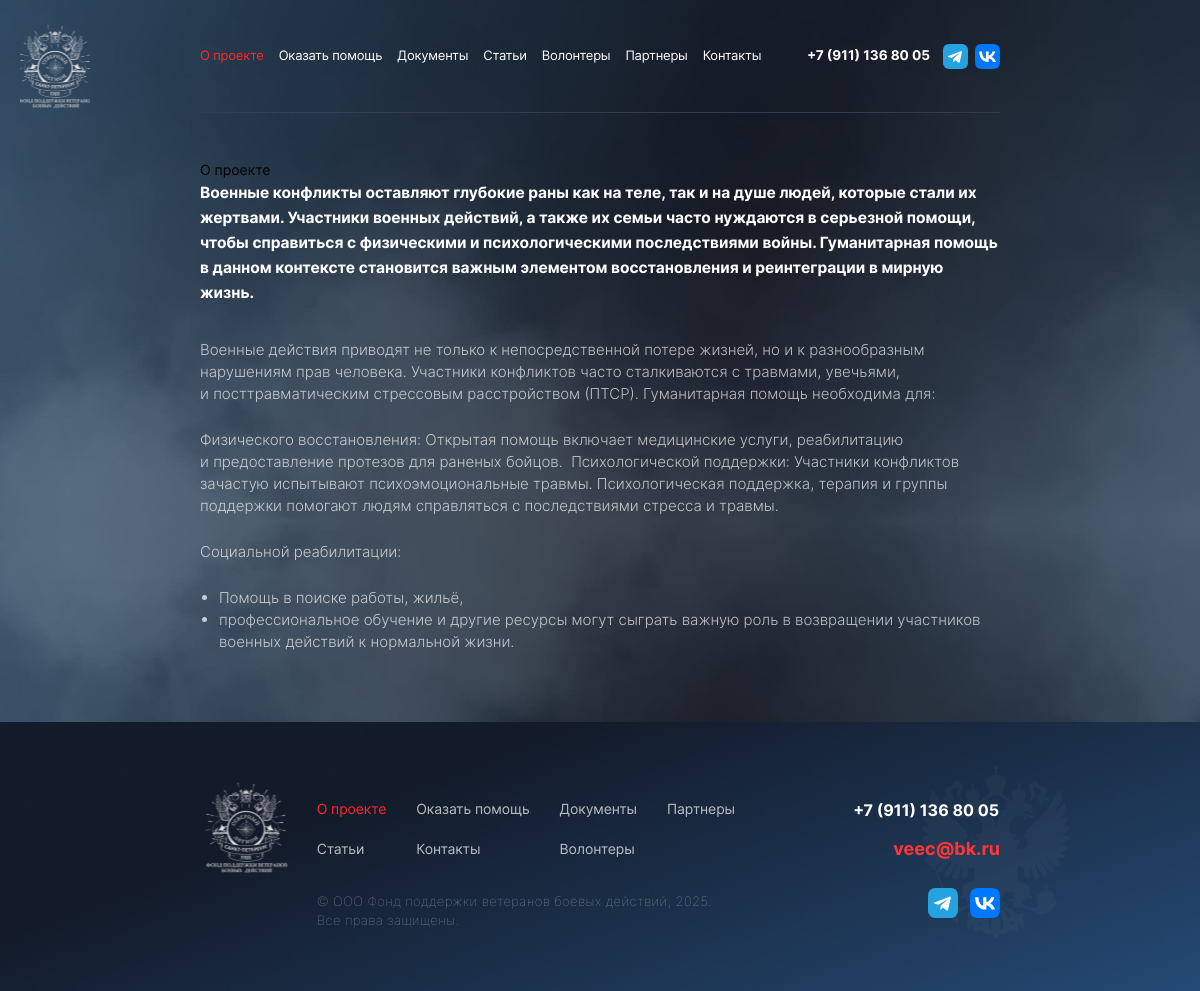
The page /o-proekte on the database its author committed.
### tables this page shows
CREATE TABLE `settings` (
  `id` bigint(20) UNSIGNED NOT NULL,
  `title` varchar(255) DEFAULT NULL,
  `email` varchar(255) DEFAULT NULL,
  `email_send` varchar(255) DEFAULT NULL,
  `phone` varchar(255) DEFAULT NULL,
  `phone2` varchar(255) DEFAULT NULL,
  `address` varchar(255) DEFAULT NULL,
  `logo` varchar(255) DEFAULT NULL,
  `logo2` varchar(100) DEFAULT NULL,
  `soc1` varchar(255) DEFAULT NULL,
  `soc2` varchar(255) DEFAULT NULL,
  `soc_name1` varchar(255) DEFAULT NULL,
  `soc_name2` varchar(255) DEFAULT NULL,
  `copy` varchar(255) DEFAULT NULL,
  `copy2` varchar(255) DEFAULT NULL,
  `image` varchar(100) DEFAULT NULL,
  `image2` varchar(100) DEFAULT NULL,
  `image3` varchar(100) DEFAULT NULL,
  `link` varchar(500) DEFAULT NULL,
  `link2` varchar(500) DEFAULT NULL,
  `head` varchar(255) DEFAULT NULL,
  `head2` varchar(255) DEFAULT NULL,
  `head3` varchar(255) DEFAULT NULL,
  `head4` varchar(255) DEFAULT NULL,
  `head5` varchar(255) DEFAULT NULL,
  `head6` varchar(255) DEFAULT NULL,
  `head7` varchar(255) DEFAULT NULL,
  `head8` varchar(255) DEFAULT NULL,
  `head9` varchar(255) DEFAULT NULL,
  `head10` varchar(255) DEFAULT NULL,
  `head11` varchar(255) DEFAULT NULL,
  `head12` varchar(255) DEFAULT NULL,
  `short` text
);

CREATE TABLE `pages` (
  `id` int(11) NOT NULL,
  `name` varchar(255) DEFAULT NULL,
  `url` varchar(255) DEFAULT NULL,
  `parent` int(11) DEFAULT '0',
  `show` int(1) DEFAULT NULL,
  `menu` tinyint(1) DEFAULT '0',
  `menu_footer` tinyint(1) DEFAULT '0',
  `rate` int(11) DEFAULT NULL,
  `rate_footer` int(11) DEFAULT NULL,
  `image` varchar(100) DEFAULT NULL,
  `file` varchar(100) DEFAULT NULL,
  `text` longtext,
  `short` varchar(500) DEFAULT NULL
);

### app/Controllers/PageController.php (called while the page is built, shortened)
<?php
class PageController extends Controller {
    protected function handle(...$params) {
        $view = $this->view;
        $url = $params[0];
        $page = Page::findByUrl($url, true);
        if (!empty($page)) {
            $view->page = $page;
            $view->body_class = 'body-page';
            $view->edit = Users::edit("pages?edit={$page->id}", $view->edit_seo);
            $breadcrumbs = [];
            $breadcrumbs[] = array('Главная', '/');
            $breadcrumbs[] = array($page->name);
            $view->breadcrumbs = $breadcrumbs;
            $view = Seo::default($view, $page->name);
            switch ($page->id) {
                default: return $view->show('page.php'); break;
            }
        }
        return $view->show('errors/404.php');
    }
}

### app/Router.php (called while the page is built, shortened)
<?php
class Router
{
    private $routes;
    public function __construct()
    {
        $this->routes = (new Config())->data['routes'];
    }
    public static function getURI()
    {
        if (($_SERVER['REQUEST_URI']) != '/') {
            $uri = explode('?', trim($_SERVER['REQUEST_URI'], '/'));
            return $uri[0];
        }
        return $_SERVER['REQUEST_URI'];
    }
    public function run()
    {
        $uri = $this->getURI();
        foreach ($this->routes as $uriPattern => $path) {
            if (preg_match("~^$uriPattern$~", $uri)) {
                $internalRoute = preg_replace("~^$uriPattern$~", $path, $uri);
                $segments = explode('/', $internalRoute);
                $controllerName = 'app\Controllers\\' . ucfirst(array_shift($segments));
                $parameters = $segments;
                $controllerObject = new $controllerName;
                $result = call_user_func_array($controllerObject, $parameters);
                if ($result != null) {
                    return;
                }
            }
        }
    }
}

### index.php (called while the page is built, shortened)
<?php
(new app\Router())->run();

### db.php (called while the page is built)
<?php
return [
    'host' => 'localhost',
    'dbname' => 'fond',
    'user' => 'root',
    'password' => '',
];
?>

### app/Db.php (called while the page is built, shortened)
<?php
class Db
{
    protected $dbh;
    public function __construct()
    {
        $config = (include ROOT . '/db.php');
        $dsn = 'mysql:host=' . $config['host'] . ';dbname=' . $config['dbname'].';charset=UTF8';
        $this->dbh = new \PDO(
            $dsn,
            $config['user'],
            $config['password'],
            [\PDO::ATTR_ERRMODE => \PDO::ERRMODE_WARNING]
        );
        $this->dbh->exec("set names utf8mb4");
    }
    public function query($sql, $data = [], $class = null)
    {
        $sth = $this->dbh->prepare($sql);
        $res = $sth->execute($data);
        return $sth->fetchAll(\PDO::FETCH_CLASS, $class);
    }
}
?>

### app/Model.php (called while the page is built, shortened)
<?php
abstract class Model
{
    public static function findAllShow($order = null, $show = true)
    {
        if(empty($order)) $order = '`rate` DESC, id ASC';
        $and = '';
        if ($show) $and = 'AND `show` = 1';
        $db = new Db();
        $sql = 'SELECT * FROM ' . static::TABLE . ' WHERE 1 '.$and.' ORDER BY '.$order;
        return $db->query(
            $sql,
            [],
            static::class
        );
    }
    public static function findByUrl($url, $show = false)
    {
        $db = new Db();
        $sql = 'SELECT * FROM ' . static::TABLE . ' WHERE `url` = :url';
        if ($show) {
            $sql .= ' AND `show` = 1';
        }
        $sql .= ' LIMIT 1';
        $data = $db->query(
            $sql,
            [':url' => $url],
            static::class
        );
        return $data ? $data[0] : null;
    }
    public static function findById($id)
    {
        $db = new Db();
        $sql = 'SELECT * FROM ' . static::TABLE . ' WHERE id=:id';
        $data = $db->query(
            $sql,
            [':id' => $id],
            static::class
        );
        return $data ? $data[0] : false;
    }
    public static function findWhere($where)
    {
        $db = new Db();
        $sql = 'SELECT * FROM `'.static::TABLE.'` '.$where;
        $data = $db->query($sql,[],static::class);
        return $data ? $data : false;
    }
}

### app/Models/Page.php (called while the page is built, shortened)
<?php
class Page extends Model
{
	public static function getArray() {
		$pages = Page::findAllShow();
		$array = [];
		foreach ($pages AS $page) {
			$id = $page->id;
			$childs = [];
			$page->childs = $childs;
			$array[$id] = $page;
		}
		return $array;
	}
}

### app/Helpers.php (called while the page is built, shortened)
<?php
class Helpers
{
    public static function clearPhone($phone)
    {
        return preg_replace('/[^0-9\+]/', '', $phone);
    }
}

### public/views/page.php (the view, shortened to what this page needs)
<? include_once VIEWS.'/layouts/header.php' ?>
<? $page = $this->page; ?>
<main class="page">
    <div class="container">
        <h1><?= $page->name ?></h1>
        <div class="page-text">
            <div class="texts">
                <?= $page->text ?>
            </div>
        </div>
    </div>
</main>
<? include_once VIEWS.'/layouts/footer.php' ?>

### public/views/layouts/header.php (shortened to what this page needs)
<!DOCTYPE html>
<html lang="ru">
<head>
	<link href="/public/src/css/style.css?<?= time() ?>" rel="stylesheet" />
</head>
<body class="<?= !empty($this->body_class) ? $this->body_class : '' ?>">
	<div class="wrapper">
		<a href="/" class="logo header-logo" style="background: url(<?= $this->settings->logo ?>) no-repeat center center;"></a>
		<header class="header">
			<div class="container">
				<div class="header-menu">
					<nav class="header-nav">
						<? $i = 1; foreach ($this->pages AS $page) : ?>
				            <? if ($page->menu <> 1 || !empty($page->parent) || $i > 7) continue; ?>
							<a href="/<?= $page->url ?>" class="header-nav-item <?= URI == $page->url ? 'active' : '' ?>">
								<?= $page->name ?>
							</a>
				        <? $i++; endforeach; ?>
					</nav>
					<div class="header-info">
						<? if (!empty($this->settings->phone)) : ?>
							<a href="tel:<?= app\Helpers::clearPhone($this->settings->phone) ?>" class="phone"><?= $this->settings->phone ?></a>
						<? endif; ?>
						<? if (!empty($this->settings->soc1)) : ?>
							<a class="soc soc1" href="<?= $this->settings->soc1 ?>" target="_blank" rel="nofollow" title="Наш Telegram"></a>
						<? endif; ?>
						<? if (!empty($this->settings->soc2)) : ?>
							<a class="soc soc2" href="<?= $this->settings->soc2 ?>" target="_blank" rel="nofollow" title="Наш Вконтакте"></a>
						<? endif; ?>
					</div>
				</div>
			</div>
		</header>

### public/views/layouts/footer.php (shortened to what this page needs)
    <footer class="footer">
        <div class="container">
            <a href="/" class="logo" style="background: url(<?= $this->settings->logo ?>) no-repeat center center;"></a>
            <div class="footer-center">
                <div class="footer-menu">
                    <?
                    $count = !empty($this->footer_menu) ? count($this->footer_menu) : 0;
                    $count_columns = ceil($count / 4);
                    ?>
                    <div class="footer-menu-column">
        				<? $i = 1; foreach ($this->footer_menu AS $page) : ?>
        					<a href="/<?= $page->url ?>" class="footer-menu-item <?= URI == $page->url ? 'active' : '' ?>">
                                <?= $page->name ?>
                            </a>
                            <? if ($i % $count_columns == 0) : ?>
                                </div><div class="footer-menu-column">
                            <? endif; ?>
        		        <? $i++; endforeach; ?>
                    </div>
    			</div>
                <div class="footer-copy">© <?= $this->settings->copy ?> <?= date('Y') ?>. <?= $this->settings->copy2 ?></div>
            </div>
            <div class="footer-info">
                <? if (!empty($this->settings->phone)) : ?>
					<a href="tel:<?= app\Helpers::clearPhone($this->settings->phone) ?>" class="phone"><?= $this->settings->phone ?></a>
				<? endif; ?>
                <? if (!empty($this->settings->email)) : ?>
					<div><a href="mailto:<?= $this->settings->email ?>" class="email"><?= $this->settings->email ?></a></div>
				<? endif; ?>
                <div class="socs">
    				<? if (!empty($this->settings->soc1)) : ?>
    					<a class="soc soc1" href="<?= $this->settings->soc1 ?>" target="_blank" rel="nofollow" title="Наш Telegram"></a>
    				<? endif; ?>
    				<? if (!empty($this->settings->soc2)) : ?>
    					<a class="soc soc2" href="<?= $this->settings->soc2 ?>" target="_blank" rel="nofollow" title="Наш Вконтакте"></a>
    				<? endif; ?>
                </div>
            </div>
        </div>
    </footer>
</div>
</body>
</html>

### rows shown on the page
settings: logo (picture), phone "+7 (911) 136 80 05", copy "ООО Фонд поддержки ветеранов боевых действий,", copy2 "Все права защищены.", email "veec@bk.ru"
pages: name "О проекте", text "Военные конфликты оставляют глубокие раны как на теле, так и на душе людей, которые стали их жертвами. Участники военных действий, а также их семьи часто нуждаются в серьезной помощи, чтобы справиться с физическими и психологическими последствиями войны. Гуманитарная помощь в данном контексте становится важным элементом восстановления и реинтеграции в мирную жизнь. Военные действия приводят не только к непосредственной потере жизней, но и к разнообразным нарушениям прав человека. Участники конфликтов часто сталкиваются с травмами, увечьями, и посттравматическим стрессовым расстройством (ПТСР). Гуманитарная помощь необходима для: Физического восстановления: Открытая помощь включает…"
pages: name "Оказать помощь"
pages: name "Документы"
pages: name "Статьи"
pages: name "Волонтеры"
pages: name "Партнеры"
pages: name "Контакты"
